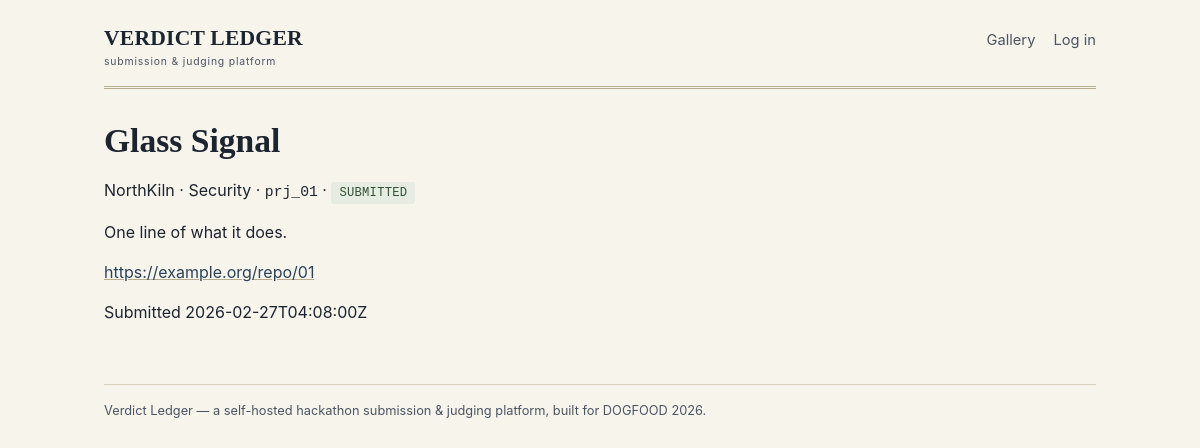
/projects/prj_01, run on the app's committed database.
### tables this page shows
CREATE TABLE projects (
    id            TEXT PRIMARY KEY,
    event_id      TEXT NOT NULL REFERENCES events(id) ON DELETE CASCADE,
    team_id       TEXT NOT NULL REFERENCES teams(id) ON DELETE CASCADE,
    track_id      TEXT REFERENCES tracks(id),
    title         TEXT NOT NULL,
    summary       TEXT,
    repo_url      TEXT,
    status        TEXT NOT NULL CHECK (status IN ('draft','submitted')) DEFAULT 'draft',
    submitted_at  TEXT,
    created_at    TEXT NOT NULL,
    updated_at    TEXT NOT NULL,
    -- A submitted project always has a submitted_at; a draft never
    -- does. This makes "submitted but no timestamp" or "draft with a
    -- timestamp" impossible to insert, rather than merely conventional.
    CHECK (
        (status = 'submitted' AND submitted_at IS NOT NULL) OR
        (status = 'draft' AND submitted_at IS NULL)
    )
);

CREATE TABLE teams (
    id          TEXT PRIMARY KEY,
    event_id    TEXT NOT NULL REFERENCES events(id) ON DELETE CASCADE,
    name        TEXT NOT NULL,
    owner_id    TEXT REFERENCES users(id),
    invite_code TEXT UNIQUE,
    created_at  TEXT NOT NULL
);

CREATE TABLE tracks (
    id       TEXT PRIMARY KEY,
    event_id TEXT NOT NULL REFERENCES events(id) ON DELETE CASCADE,
    name     TEXT NOT NULL,
    UNIQUE (event_id, name)
);

### src/backend/app.py (the view)
@app.route("/projects/<project_id>")
def project_detail(project_id):
    db = open_db()
    identity = current_identity()
    project = db.execute(
        "SELECT p.*, t.name AS team_name, tr.name AS track_name "
        "FROM projects p JOIN teams t ON t.id=p.team_id "
        "LEFT JOIN tracks tr ON tr.id=p.track_id WHERE p.id=?",
        (project_id,),
    ).fetchone()
    if not project:
        return error("not found", 404)
    if not _can_view_project(db, project, identity):
        audit.record(db, "project_viewed", "denied", actor=identity,
                     resource=project_id, detail={"reason": "draft, not owner"})
        return error("not found", 404)
    duplicate_of = db.execute(
        "SELECT id, title FROM projects WHERE title=? AND id != ? AND event_id=? "
        "AND status='submitted'",
        (project["title"], project_id, project["event_id"]),
    ).fetchall()
    can_edit = False
    if identity is not None and identity["role"] == "participant" and project["status"] == "draft":
        can_edit = db.execute(
            "SELECT 1 FROM team_members WHERE team_id=? AND user_id=?",
            (project["team_id"], identity["id"]),
        ).fetchone() is not None
    return render_template("project_detail.html", project=project,
                            duplicate_of=duplicate_of, identity=identity, can_edit=can_edit)

### src/backend/app.py (called while the page is built, shortened)
def _can_view_project(db, project, identity):
    if project["status"] == "submitted":
        return True

### src/backend/auth.py (called while the page is built, shortened)
def resolve_identity(conn, raw_token: str):
    if not raw_token:
        return None

def extract_token_from_request(request) -> str:
    cookie_val = request.cookies.get("session")
    if cookie_val:
        return cookie_val
    auth_header = request.headers.get("Authorization", "")
    if auth_header.lower().startswith("bearer "):
        return auth_header[7:].strip()
    return ""

### src/backend/core.py (called while the page is built)
def open_db():
    if "db" not in g:
        g.db = get_connection()
    return g.db

def current_identity():
    if not hasattr(g, "_identity_resolved"):
        token = extract_token_from_request(request)
        g._identity = resolve_identity(open_db(), token)
        g._identity_resolved = True
    return g._identity

### src/backend/db.py (called while the page is built)
def get_connection():
    conn = sqlite3.connect(DB_PATH)
    conn.row_factory = sqlite3.Row
    conn.execute("PRAGMA foreign_keys = ON;")
    return conn

### src/frontend/templates/project_detail.html (shortened to what this page needs)
{% extends "base.html" %}
{% block content %}
<h1>{{ project['title'] }}</h1>
<p class="meta">{{ project['team_name'] }} · {{ project['track_name'] or 'No track' }} · <span class="id">{{ project['id'] }}</span> ·
  {% if project['status'] == 'submitted' %}<span class="tag tag-pass">SUBMITTED</span>{% else %}<span class="tag tag-neutral">DRAFT</span>{% endif %}</p>
<p>{{ project['summary'] or 'No summary provided' }}</p>
{% if project['repo_url'] %}<p><a href="{{ project['repo_url'] }}">{{ project['repo_url'] }}</a></p>{% endif %}
{% if project['submitted_at'] %}<p class="meta">Submitted {{ project['submitted_at'] }}</p>{% endif %}
{% endblock %}

### src/frontend/static/style.css (style rules this page uses)
:root { --paper: #f7f4ec; --paper-raised: #fffdf8; --ink: #1c2430; --ink-soft: #4b5563; --rule: #d8d0bd; --rule-strong: #b8ac8e; --brass: #8a6a2e; --brass-soft: #ede2c8; --verdict-pass: #2f5233; --verdict-pass-bg: #e6ece2; --verdict-fail: #8c3a2b; --verdict-fail-bg: #f3e4df; --link: #2a4258; --serif: Georgia, "Iowan Old Style", "Palatino Linotype", Palatino, serif; --sans: -apple-system, BlinkMacSystemFont, "Segoe UI", Helvetica, Arial, sans-serif; --mono: "SFMono-Regular", Consolas, "Liberation Mono", Menlo, monospace; }
* { box-sizing: border-box; }
html, body { margin: 0; padding: 0; background: var(--paper); color: var(--ink); font-family: var(--sans); font-size: 16px; line-height: 1.5; }
h1, h2, h3, h4 { font-family: var(--serif); font-weight: 600; color: var(--ink); margin: 0 0 0.5em 0; line-height: 1.2; }
h1 { font-size: 2.1rem; }
p { margin: 0 0 1em 0; max-width: 62ch; }
a { color: var(--link); text-decoration: underline; text-decoration-color: var(--rule-strong); }
code, .mono, .id, .figure { font-family: var(--mono); font-size: 0.92em; }
.tag { display: inline-block; font-size: 0.76rem; font-family: var(--mono); padding: 2px 8px; border-radius: 3px; letter-spacing: 0.02em; }
.tag-pass { background: var(--verdict-pass-bg); color: var(--verdict-pass); }

### data on the page
projects: title "Glass Signal", id "prj_01", summary "One line of what it does.", repo_url "https://example.org/repo/01", submitted_at "2026-02-27T04:08:00Z"
teams: team_name "NorthKiln"
tracks: name "Security"
